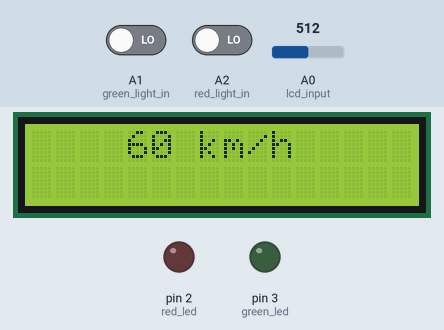
Simulated run of this sketch. Board: Arduino Uno, built with avr-gcc and run on an emulated ATmega328P. Shown: 16×2 character LCD, output pins drawn as LEDs (lit = HIGH). Inputs (shaded band) come from the test bench; at power-on: A1 (green_light_in) LOW, A2 (red_light_in) LOW, A0 (lcd_input) = 512.

Above: at 1.2 s.
1.3 s: A1 (green_light_in) driven HIGH
At 2.4 s:
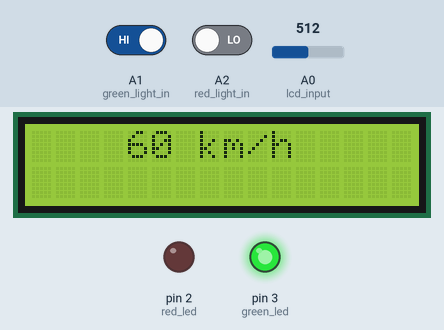
2.8 s: A2 (red_light_in) driven HIGH
At 3.8 s:
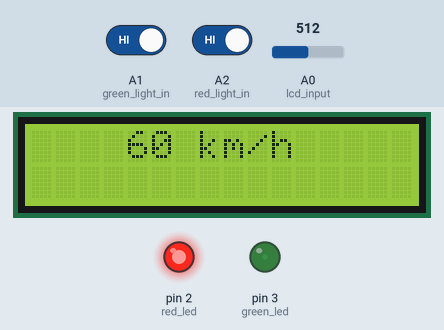
4.3 s: A1 (green_light_in) driven LOW
At 5.5 s:
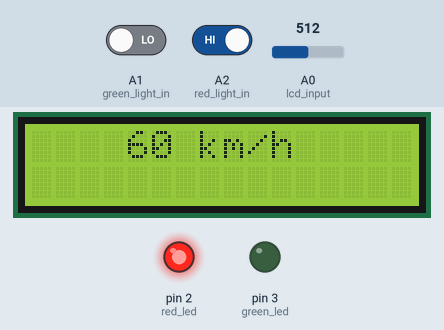
5.8 s: A0 (lcd_input) set to 716
At 7.0 s:
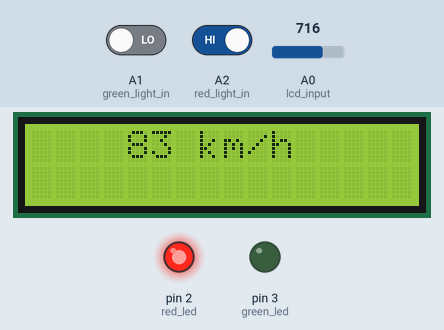
7.3 s: A0 (lcd_input) set to 900
At 8.3 s:
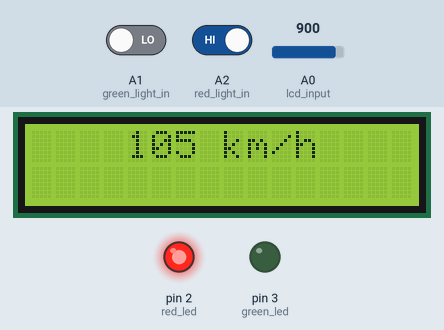
8.8 s: A0 (lcd_input) set to 1023
At 9.4 s:
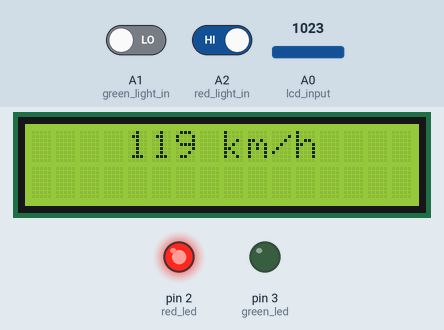
Timing chart, 0 to 11.3 s (numbered marks = the images above; inputs shaded):
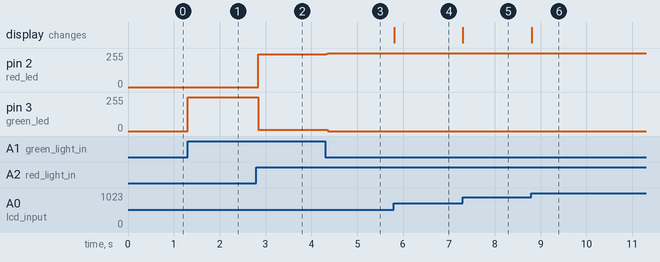

The sketch:

arduino_racing_slave.ino
```cpp
#include <LiquidCrystal.h>
int rs = 6;
int enable = 7;
int d4 = 10;
int d5 = 11;
int d6 = 12;
int d7 = 13;
int columns = 16;
int rows = 2;
LiquidCrystal lcd(rs, enable, d4, d5, d6, d7);

int lcd_input = A0;
int green_light_in = A1;
int red_light_in = A2;
int red_led = 2;
int green_led = 3;

int curr_speed = 0;

void setup() {
  pinMode(lcd_input, INPUT);
  pinMode(red_light_in, INPUT);
  pinMode(green_light_in, INPUT);
  pinMode(red_led, OUTPUT);
  pinMode(green_led, OUTPUT);

  digitalWrite(red_led, LOW);
  digitalWrite(green_led, LOW);

  lcd.begin(columns, rows);
  lcd.clear();
  lcd.print("Ready");
}

void loop() {
  doSpeedStuff();
  doLightStuff();
}

void doLightStuff() {
  int green_led_on = digitalRead(green_light_in);
  int red_led_on = digitalRead(red_light_in);
  if (green_led_on + red_led_on == LOW) {
    digitalWrite(red_led, LOW);
    digitalWrite(green_led, LOW);
  } else {
    if (green_led_on == HIGH) {
      digitalWrite(red_led, LOW);
      digitalWrite(green_led, HIGH);
    }
    if (red_led_on == HIGH) {
      digitalWrite(red_led, HIGH);
      digitalWrite(green_led, LOW);
    }
  }
}

void doSpeedStuff() {
  int motor_speed = analogRead(lcd_input);
  motor_speed = map(motor_speed, 0, 1024, 0, 120);
  if (motor_speed >= curr_speed + 2 || motor_speed <= curr_speed - 2) {
    curr_speed = motor_speed;
    String text = String(motor_speed) + " km/h";
    int startPos = round((columns - text.length()) / 2);
    lcd.clear();
    lcd.setCursor(startPos, 0);
    lcd.print(text);
  }
}
```

Measured:
- after the input at 1.3 s, pin 3 (green_led): 0/255 → 255/255 at once
- after the input at 2.8 s, pin 2 (red_led): 0/255 → 244/255 at once; pin 3 (green_led): 255/255 → 11/255 at once
- after the input at 4.3 s, pin 2 (red_led): 244/255 → 255/255 at once; pin 3 (green_led): 11/255 → 0/255 after 0.06 s
- after the input at 5.8 s, the display: changes at once (image 4)
- after the input at 7.3 s, the display: changes at once (image 5)
- after the input at 8.8 s, the display: changes at once (image 6)
